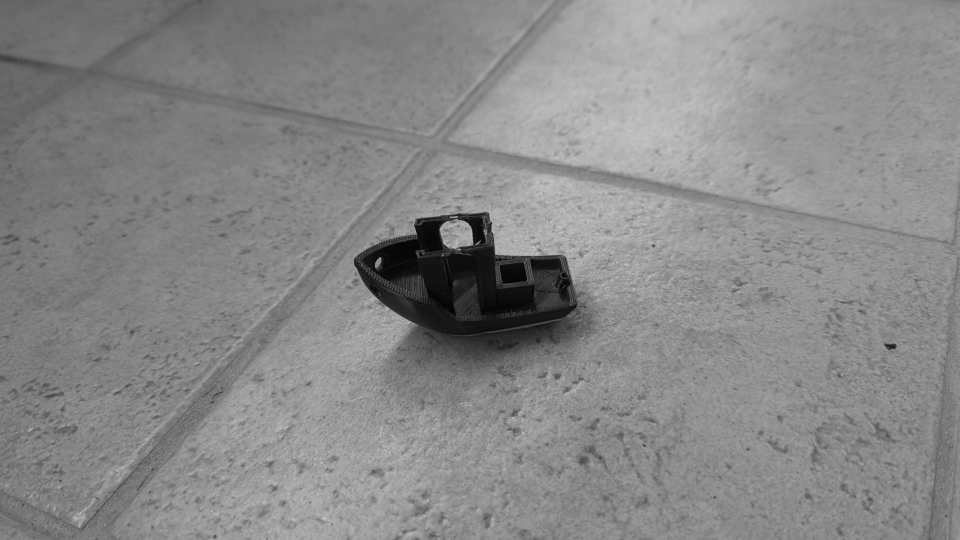
#> input picture assignment3/input/exercise1out1.png, 1920 x 1080 px (shown at 1/2 size); the run also reads 1 picture not shown here
$ python exercise2orb.py
#> lines starting #> are read from the running program, lines starting #| are printed output that depends on the picture; after the words box and inside, x2 and y2 are one past the last pixel; in counts of white or black regions, pixels touching at a corner belong together
import numpy as np
import cv2 as cv
from matplotlib import pyplot as plt
import argparse

parser = argparse.ArgumentParser(description='Epipolar Geometry')
parser.add_argument('--img1', type=str, default='./input/exercise1out1.png', help='path to first image file')
parser.add_argument('--img2', type=str, default='./input/exercise1out2.png', help='path to second image file')
parser.add_argument('--useRansac', type=int, default=0, help='use RANSAC (1) or LMEDS (0)')
parser.add_argument('--save', type=int, default=0, help='store image (1) or don\'t (0)')
parser.add_argument('--warp', type=int, default=0, help='show/save the warped image')
args = parser.parse_args()

# img1 = cv.imread('./PhotoTurismChallenge/pragueparks/lizard/frame000071.jpg', cv.IMREAD_GRAYSCALE)  #queryimage # left image
# img2 = cv.imread('./PhotoTurismChallenge/pragueparks/lizard/frame000073.jpg', cv.IMREAD_GRAYSCALE) #trainimage # right image
img1 = cv.imread(args.img1, cv.IMREAD_GRAYSCALE)
#> img1 is the input picture: shape (1080, 1920); min 0, max 206, mean 135.7
img2 = cv.imread(args.img2, cv.IMREAD_GRAYSCALE)

orb = cv.ORB_create(nfeatures = 20000, nlevels=5)
# find the keypoints and descriptors with orb
kp1, des1 = orb.detectAndCompute(img1,None)
#> kp1 = 6606 keypoints; strongest (x, y, size): (760, 515, 31), (914, 433, 31), (943, 485, 64.3), (917, 436, 37.2)
kp2, des2 = orb.detectAndCompute(img2,None)
#> kp2 = 7261 keypoints; strongest (x, y, size): (758, 514, 31), (913, 432, 31), (915, 434, 31), (912, 432, 37.2)

#fix from https://answers.opencv.org/question/11209/unsupported-format-or-combination-of-formats-in-buildindex-using-flann-algorithm/
des1 = np.float32(des1)
des2 = np.float32(des2)

# FLANN parameters
FLANN_INDEX_KDTREE = 1
index_params = dict(algorithm = FLANN_INDEX_KDTREE, trees = 5)
search_params = dict(checks=50)
flann = cv.FlannBasedMatcher(index_params,search_params)
matches = flann.knnMatch(des1,des2,k=2)
#> matches = 6606 matches
pts1 = []
pts2 = []
# ratio test as per Lowe's paper
for i,(m,n) in enumerate(matches):
    if m.distance < 0.8*n.distance:
        pts2.append(kp2[m.trainIdx].pt)
        pts1.append(kp1[m.queryIdx].pt)
#> after the loop, pts1 = 1932 pairs, first value 43.2 to 1885, second value 309 to 1042; pts2 = 1932 pairs, first value 38.4 to 1881, second value 300.7 to 1042

pts1 = np.int32(pts1)
#> pts1 = 1932 pairs, first value 43 to 1885, second value 308 to 1042
pts2 = np.int32(pts2)
#> pts2 = 1932 pairs, first value 38 to 1881, second value 300 to 1042
if args.useRansac == 1:
    F, mask = cv.findFundamentalMat(pts1,pts2,cv.FM_RANSAC)
else:
    F, mask = cv.findFundamentalMat(pts1,pts2,cv.FM_LMEDS)
#> F = [[-5.75e-07, 0.00172, -1.32], [-0.00171, -1.07e-05, 3.06], [1.31, -3.06, 1]]; mask = 1932 values, max 1 at index 0, min 0 at index 37, mean 0.895
# We select only inlier points
pts1 = pts1[mask.ravel()==1]
#> pts1 = 1729 pairs, first value 43 to 1885, second value 308 to 1042
pts2 = pts2[mask.ravel()==1]
#> pts2 = 1729 pairs, first value 38 to 1881, second value 306 to 1042

def drawlines(img1,img2,lines,pts1,pts2):
    ''' img1 - image on which we draw the epilines for the points in img2
        lines - corresponding epilines '''
    r,c = img1.shape
    img1 = cv.cvtColor(img1,cv.COLOR_GRAY2BGR)
    img2 = cv.cvtColor(img2,cv.COLOR_GRAY2BGR)
    for r,pt1,pt2 in zip(lines,pts1,pts2):
        color = tuple(np.random.randint(0,255,3).tolist())
        x0,y0 = map(int, [0, -r[2]/r[1] ])
        x1,y1 = map(int, [c, -(r[2]+r[0]*c)/r[1] ])
        img1 = cv.line(img1, (x0,y0), (x1,y1), color,1)
        img1 = cv.circle(img1,tuple(pt1),5,color,-1)
        img2 = cv.circle(img2,tuple(pt2),5,color,-1)
    return img1,img2

# Find epilines corresponding to points in right image (second image) and
# drawing its lines on left image
lines1 = cv.computeCorrespondEpilines(pts2.reshape(-1,1,2), 2,F)
#> lines1 = 1729 rows, first 8: [0.747, -0.664, -824.2], [0.866, -0.501, -1160.3], [0.479, -0.878, -181.4], [0.432, -0.902, -78.84], [0.414, -0.91, -40.52], [0.466, -0.885, -152.6], [0.502, -0.865, -233.8], [0.383, -0.924, 25.31]
lines1 = lines1.reshape(-1,3)
img5,img6 = drawlines(img1,img2,lines1,pts1,pts2)
#> the loop in drawlines, `for r,pt1,pt2 in zip(lines,pts1,pts2):` made 1729 passes
#> (r, pt1, pt2, color, y0, y1) on passes 1 to 3: ([0.747, -0.664, -824.2], [1379, 311], [1375, 310], (172, 47, 117), -1240, 919), ([0.866, -0.501, -1160.3], [1558, 375], [1553, 374], (192, 67, 251), -2316, 1001), ([0.479, -0.878, -181.4], [1087, 387], [1084, 385], (195, 103, 9), -206, 840)
#> pass 1, in drawlines, `img1 = cv.line(img1, (x0,y0), (x1,y1), color,1)`:
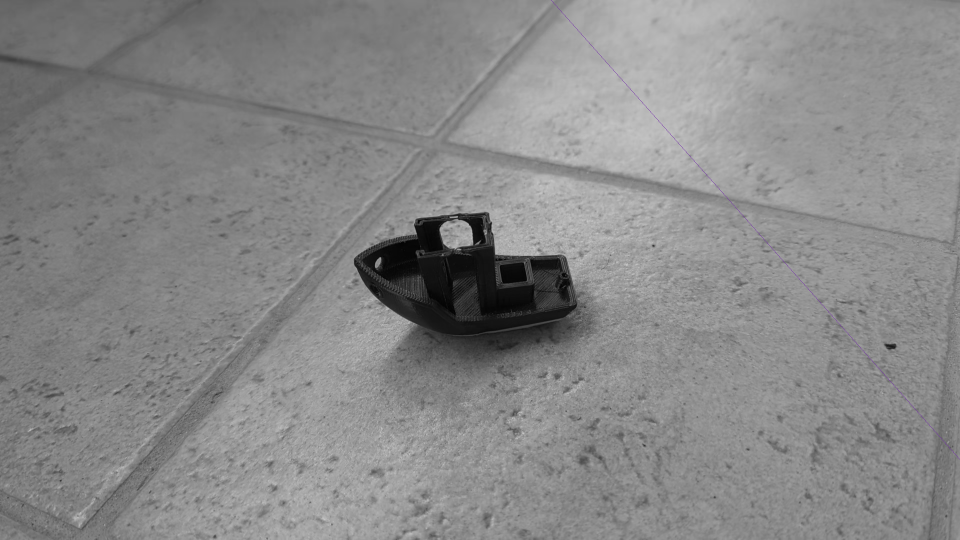
#> img1: shape (1080, 1920, 3) (shown at 1/2 size); 0.04% of pixels changed, all inside (x1, y1, x2, y2) = (1102, 0, 1920, 919)
#> after the loop in drawlines, `for r,pt1,pt2 in zip(lines,pts1,pts2):`:
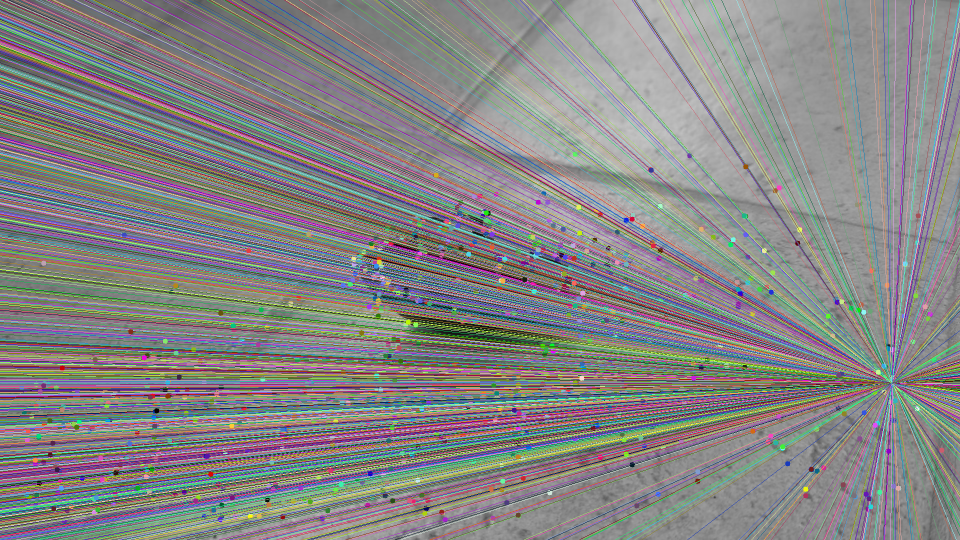
#> img1: shape (1080, 1920, 3) (shown at 1/2 size); mean B, G, R 133, 133, 133.9
#> after the loop in drawlines, `for r,pt1,pt2 in zip(lines,pts1,pts2):`:
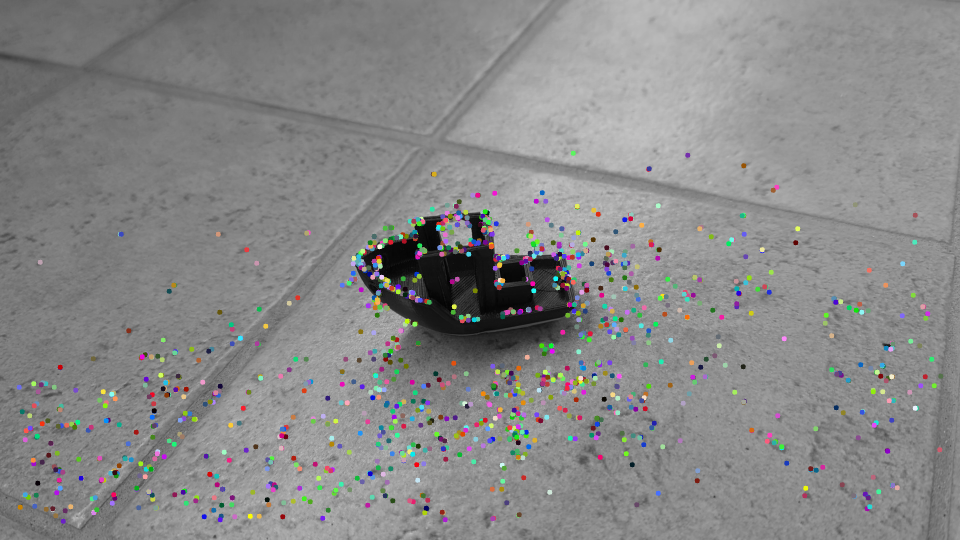
#> img2: shape (1080, 1920, 3) (shown at 1/2 size); mean B, G, R 135.7, 135.8, 135.8
# Find epilines corresponding to points in left image (first image) and
# drawing its lines on right image
lines2 = cv.computeCorrespondEpilines(pts1.reshape(-1,1,2), 1,F)
#> lines2 = 1729 rows, first 8: [-0.746, 0.666, 819.4], [-0.864, 0.503, 1155], [-0.478, 0.878, 179.3], [-0.431, 0.902, 77.48], [-0.414, 0.91, 40.29], [-0.465, 0.885, 151.8], [-0.502, 0.865, 232.4], [-0.382, 0.924, -25.82]
lines2 = lines2.reshape(-1,3)
img3,img4 = drawlines(img2,img1,lines2,pts2,pts1)
#> the loop in drawlines (call 2), `for r,pt1,pt2 in zip(lines,pts1,pts2):` made 1729 passes
#> (r, pt1, pt2, color, y0, y1) on passes 1 to 3: ([-0.746, 0.666, 819.4], [1375, 310], [1379, 311], (43, 187, 164), -1230, 920), ([-0.864, 0.503, 1155], [1553, 374], [1558, 375], (160, 73, 241), -2297, 1004), ([-0.478, 0.878, 179.3], [1084, 385], [1087, 387], (232, 144, 163), -204, 840)
#> pass 1, in drawlines (call 2), `img1 = cv.line(img1, (x0,y0), (x1,y1), color,1)`:
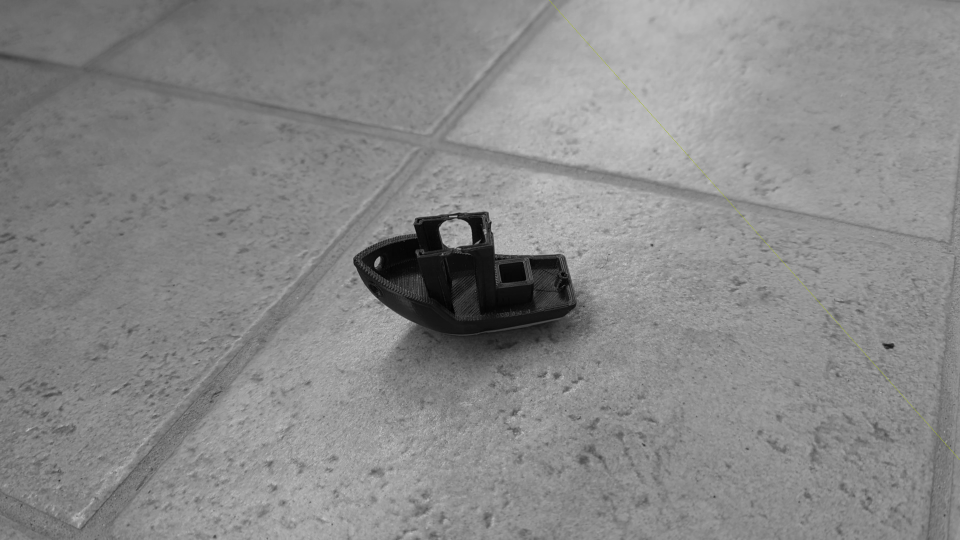
#> img1: shape (1080, 1920, 3) (shown at 1/2 size); mean B, G, R 135.6, 135.7, 135.7
#> pass 2, in drawlines (call 2), `img1 = cv.line(img1, (x0,y0), (x1,y1), color,1)`:
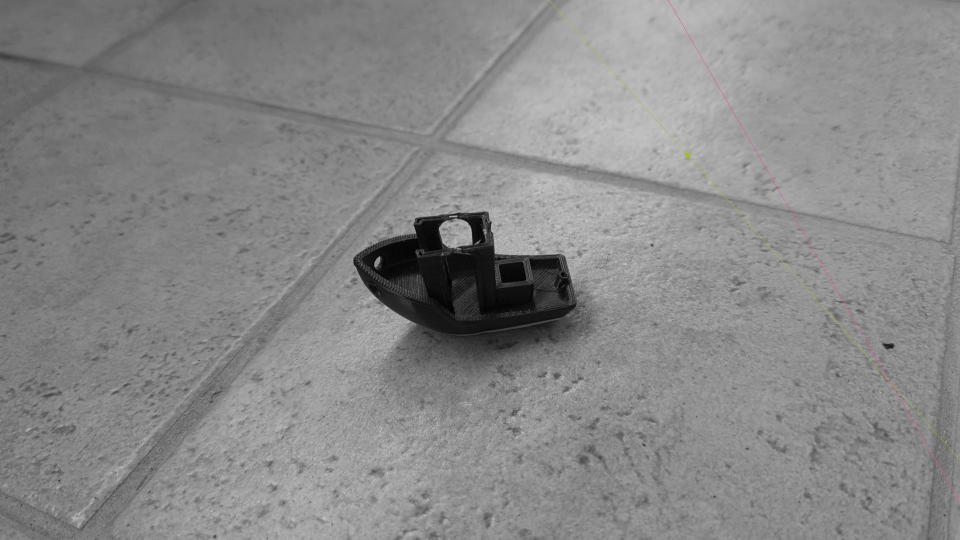
#> img1: shape (1080, 1920, 3) (shown at 1/2 size); mean B, G, R 135.6, 135.6, 135.7
#> after the loop in drawlines (call 2), `for r,pt1,pt2 in zip(lines,pts1,pts2):`:
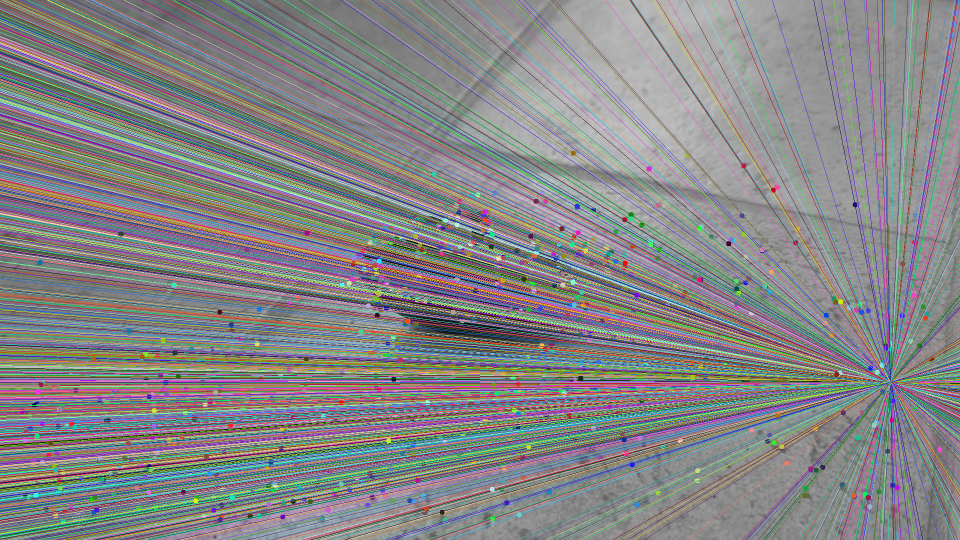
#> img1: shape (1080, 1920, 3) (shown at 1/2 size); mean B, G, R 135.1, 133.8, 133.6
#> after the loop in drawlines (call 2), `for r,pt1,pt2 in zip(lines,pts1,pts2):`:
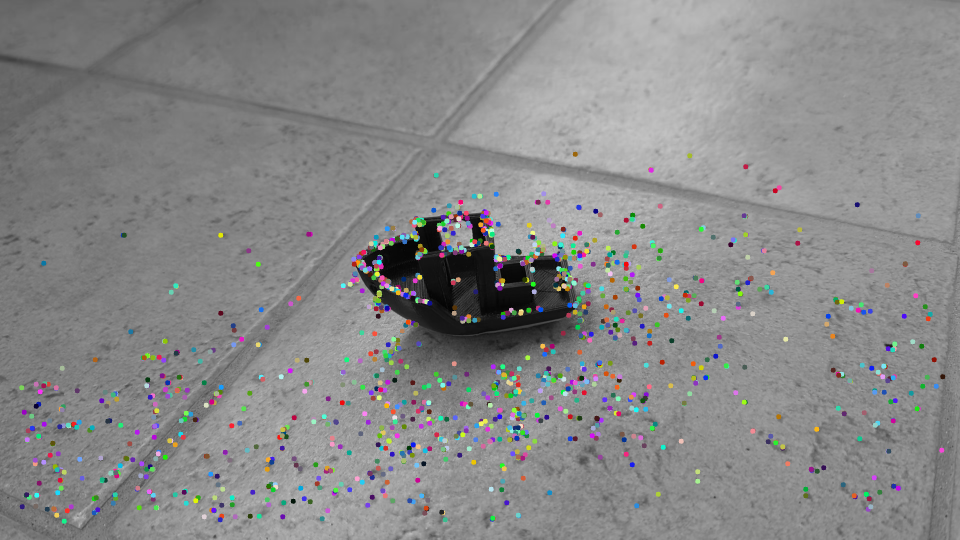
#> img2: shape (1080, 1920, 3) (shown at 1/2 size); mean B, G, R 136, 135.8, 135.7
if args.save == 1:
    ransac_lmeds_str ='_ransac' if args.useRansac == 1 else '_lmeds'
    cv.imwrite(args.img1.replace(".png", "")+'ex2_orb'+ ransac_lmeds_str +'.png', np.hstack((img5, img3)))

plt.subplot(121),plt.imshow(img5)
plt.subplot(122),plt.imshow(img3)
plt.show()
#> figure, not shown here; B, G, R data is drawn as R, G, B

if args.warp == 1:
    imsize = np.array(img1).shape
    retval, H1, H2 = cv.stereoRectifyUncalibrated(pts1, pts2, F, imsize)
    corrected_img1 = cv.warpPerspective(img1, H1, imsize)
    corrected_img2 = cv.warpPerspective(img2, H2, imsize)

    if args.save == 1:
        ransac_lmeds_str ='_ransac' if args.useRansac == 1 else '_lmeds'
        cv.imwrite(args.img1.replace(".png", "")+'ex2_orb_warped'+ ransac_lmeds_str +'.png', np.hstack((corrected_img1, corrected_img2)))
    plt.subplot(121),plt.imshow(corrected_img1, 'gray')
    plt.subplot(122),plt.imshow(corrected_img2, 'gray')
    plt.show()
